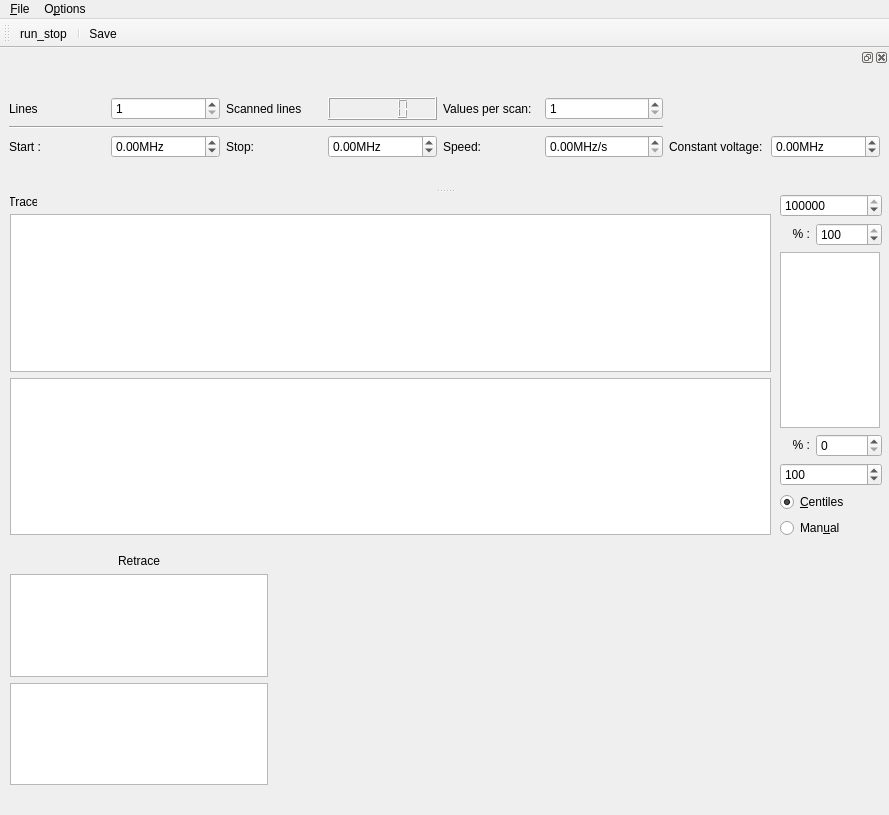
<?xml version="1.0" encoding="UTF-8"?>
<ui version="4.0">
 <class>MainWindow</class>
 <widget class="QMainWindow" name="MainWindow">
  <property name="geometry">
   <rect>
    <x>0</x>
    <y>0</y>
    <width>889</width>
    <height>815</height>
   </rect>
  </property>
  <property name="minimumSize">
   <size>
    <width>800</width>
    <height>600</height>
   </size>
  </property>
  <property name="contextMenuPolicy">
   <enum>Qt::DefaultContextMenu</enum>
  </property>
  <property name="windowTitle">
   <string>qudi: Voltage Scanner (Laser)</string>
  </property>
  <widget class="QWidget" name="centralwidget">
   <widget class="QWidget" name="layoutWidget">
    <property name="geometry">
     <rect>
      <x>780</x>
      <y>0</y>
      <width>102</width>
      <height>344</height>
     </rect>
    </property>
    <layout class="QGridLayout" name="gridLayout">
     <item row="4" column="0" colspan="2">
      <widget class="QSpinBox" name="voltscan_cb_min_InputWidget">
       <property name="maximum">
        <number>999999999</number>
       </property>
       <property name="value">
        <number>100</number>
       </property>
      </widget>
     </item>
     <item row="0" column="0" colspan="2">
      <widget class="QSpinBox" name="voltscan_cb_max_InputWidget">
       <property name="sizePolicy">
        <sizepolicy hsizetype="Minimum" vsizetype="Fixed">
         <horstretch>0</horstretch>
         <verstretch>0</verstretch>
        </sizepolicy>
       </property>
       <property name="minimum">
        <number>0</number>
       </property>
       <property name="maximum">
        <number>999999999</number>
       </property>
       <property name="value">
        <number>100000</number>
       </property>
      </widget>
     </item>
     <item row="1" column="1">
      <widget class="QSpinBox" name="voltscan_cb_high_centile_InputWidget">
       <property name="maximum">
        <number>100</number>
       </property>
       <property name="value">
        <number>100</number>
       </property>
      </widget>
     </item>
     <item row="3" column="0">
      <widget class="QLabel" name="percentLabel1">
       <property name="maximumSize">
        <size>
         <width>30</width>
         <height>16777215</height>
        </size>
       </property>
       <property name="text">
        <string>&lt;html&gt;&lt;head/&gt;&lt;body&gt;&lt;p align=&quot;right&quot;&gt;% :&lt;/p&gt;&lt;/body&gt;&lt;/html&gt;</string>
       </property>
      </widget>
     </item>
     <item row="1" column="0">
      <widget class="QLabel" name="percentLabel2">
       <property name="maximumSize">
        <size>
         <width>30</width>
         <height>16777215</height>
        </size>
       </property>
       <property name="text">
        <string>&lt;html&gt;&lt;head/&gt;&lt;body&gt;&lt;p align=&quot;right&quot;&gt;% :&lt;/p&gt;&lt;/body&gt;&lt;/html&gt;</string>
       </property>
      </widget>
     </item>
     <item row="6" column="0" colspan="2">
      <widget class="QRadioButton" name="voltscan_cb_manual_RadioButton">
       <property name="text">
        <string>Man&amp;ual</string>
       </property>
       <attribute name="buttonGroup">
        <string notr="true">buttonGroup</string>
       </attribute>
      </widget>
     </item>
     <item row="5" column="0" colspan="2">
      <widget class="QRadioButton" name="voltscan_cb_centiles_RadioButton">
       <property name="text">
        <string>&amp;Centiles</string>
       </property>
       <property name="checked">
        <bool>true</bool>
       </property>
       <attribute name="buttonGroup">
        <string notr="true">buttonGroup</string>
       </attribute>
      </widget>
     </item>
     <item row="3" column="1">
      <widget class="QSpinBox" name="voltscan_cb_low_centile_InputWidget">
       <property name="maximum">
        <number>100</number>
       </property>
      </widget>
     </item>
     <item row="2" column="0" colspan="2">
      <widget class="PlotWidget" name="voltscan_cb_ViewWidget">
       <property name="maximumSize">
        <size>
         <width>100</width>
         <height>16777215</height>
        </size>
       </property>
      </widget>
     </item>
    </layout>
   </widget>
   <widget class="QWidget" name="layoutWidget">
    <property name="geometry">
     <rect>
      <x>10</x>
      <y>360</y>
      <width>258</width>
      <height>231</height>
     </rect>
    </property>
    <layout class="QGridLayout" name="gridLayout_2">
     <item row="0" column="0">
      <widget class="QLabel" name="retraceLabel">
       <property name="text">
        <string>Retrace</string>
       </property>
       <property name="alignment">
        <set>Qt::AlignCenter</set>
       </property>
      </widget>
     </item>
     <item row="1" column="0">
      <widget class="PlotWidget" name="voltscan2_ViewWidget">
       <property name="sizePolicy">
        <sizepolicy hsizetype="Expanding" vsizetype="Expanding">
         <horstretch>1</horstretch>
         <verstretch>1</verstretch>
        </sizepolicy>
       </property>
      </widget>
     </item>
     <item row="2" column="0">
      <widget class="PlotWidget" name="voltscan_matrix2_ViewWidget">
       <property name="sizePolicy">
        <sizepolicy hsizetype="Expanding" vsizetype="Expanding">
         <horstretch>1</horstretch>
         <verstretch>1</verstretch>
        </sizepolicy>
       </property>
      </widget>
     </item>
    </layout>
   </widget>
   <widget class="QLabel" name="traceLabel">
    <property name="geometry">
     <rect>
      <x>10</x>
      <y>0</y>
      <width>27</width>
      <height>16</height>
     </rect>
    </property>
    <property name="text">
     <string>Trace</string>
    </property>
    <property name="alignment">
     <set>Qt::AlignCenter</set>
    </property>
   </widget>
   <widget class="QWidget" name="layoutWidget">
    <property name="geometry">
     <rect>
      <x>10</x>
      <y>20</y>
      <width>761</width>
      <height>321</height>
     </rect>
    </property>
    <layout class="QVBoxLayout" name="verticalLayout">
     <item>
      <widget class="PlotWidget" name="voltscan_matrix_ViewWidget">
       <property name="sizePolicy">
        <sizepolicy hsizetype="Expanding" vsizetype="Expanding">
         <horstretch>1</horstretch>
         <verstretch>1</verstretch>
        </sizepolicy>
       </property>
      </widget>
     </item>
     <item>
      <widget class="PlotWidget" name="voltscan_ViewWidget">
       <property name="sizePolicy">
        <sizepolicy hsizetype="Expanding" vsizetype="Expanding">
         <horstretch>1</horstretch>
         <verstretch>1</verstretch>
        </sizepolicy>
       </property>
      </widget>
     </item>
    </layout>
   </widget>
  </widget>
  <widget class="QMenuBar" name="menubar">
   <property name="geometry">
    <rect>
     <x>0</x>
     <y>0</y>
     <width>889</width>
     <height>21</height>
    </rect>
   </property>
   <widget class="QMenu" name="menu_File">
    <property name="title">
     <string>&amp;File</string>
    </property>
    <addaction name="action_Save"/>
    <addaction name="action_Exit"/>
   </widget>
   <widget class="QMenu" name="menu_Options">
    <property name="title">
     <string>O&amp;ptions</string>
    </property>
    <addaction name="action_Settings"/>
   </widget>
   <addaction name="menu_File"/>
   <addaction name="menu_Options"/>
  </widget>
  <widget class="QToolBar" name="toolBar">
   <property name="windowTitle">
    <string>toolBar</string>
   </property>
   <attribute name="toolBarArea">
    <enum>TopToolBarArea</enum>
   </attribute>
   <attribute name="toolBarBreak">
    <bool>false</bool>
   </attribute>
   <addaction name="action_run_stop"/>
   <addaction name="separator"/>
   <addaction name="action_Save"/>
  </widget>
  <widget class="QDockWidget" name="scan_control_DockWidget">
   <property name="sizePolicy">
    <sizepolicy hsizetype="Expanding" vsizetype="Preferred">
     <horstretch>0</horstretch>
     <verstretch>0</verstretch>
    </sizepolicy>
   </property>
   <property name="minimumSize">
    <size>
     <width>799</width>
     <height>140</height>
    </size>
   </property>
   <attribute name="dockWidgetArea">
    <number>4</number>
   </attribute>
   <widget class="QWidget" name="controlDockWidgetContents">
    <layout class="QGridLayout" name="gridLayout_11">
     <item row="0" column="0">
      <layout class="QGridLayout" name="controlGridLayout">
       <item row="0" column="4">
        <widget class="QLabel" name="resLabel">
         <property name="text">
          <string>Values per scan:</string>
         </property>
        </widget>
       </item>
       <item row="2" column="2">
        <widget class="QLabel" name="stopLabel">
         <property name="text">
          <string>Stop:</string>
         </property>
        </widget>
       </item>
       <item row="2" column="4">
        <widget class="QLabel" name="speedLabel">
         <property name="text">
          <string>Speed:</string>
         </property>
        </widget>
       </item>
       <item row="0" column="2">
        <widget class="QLabel" name="scannedLabel">
         <property name="text">
          <string>Scanned lines</string>
         </property>
        </widget>
       </item>
       <item row="0" column="0">
        <widget class="QLabel" name="linesLabel">
         <property name="text">
          <string>Lines</string>
         </property>
        </widget>
       </item>
       <item row="2" column="0">
        <widget class="QLabel" name="startLabel">
         <property name="text">
          <string>Start :</string>
         </property>
        </widget>
       </item>
       <item row="1" column="0" colspan="6">
        <widget class="Line" name="line">
         <property name="orientation">
          <enum>Qt::Horizontal</enum>
         </property>
        </widget>
       </item>
       <item row="0" column="3">
        <widget class="QLCDNumber" name="elapsed_lines_DisplayWidget"/>
       </item>
       <item row="2" column="6">
        <widget class="QLabel" name="constLabel">
         <property name="text">
          <string>Constant voltage:</string>
         </property>
        </widget>
       </item>
       <item row="2" column="1">
        <widget class="ScienDSpinBox" name="startDoubleSpinBox">
         <property name="suffix">
          <string>MHz</string>
         </property>
         <property name="decimals">
          <number>2</number>
         </property>
         <property name="minimum">
          <double>-99.000000000000000</double>
         </property>
         <property name="maximum">
          <double>100000000.000000000000000</double>
         </property>
        </widget>
       </item>
       <item row="2" column="3">
        <widget class="ScienDSpinBox" name="stopDoubleSpinBox">
         <property name="suffix">
          <string>MHz</string>
         </property>
         <property name="decimals">
          <number>2</number>
         </property>
         <property name="minimum">
          <double>-99.000000000000000</double>
         </property>
         <property name="maximum">
          <double>100000000.000000000000000</double>
         </property>
        </widget>
       </item>
       <item row="0" column="1">
        <widget class="QSpinBox" name="linesSpinBox">
         <property name="minimum">
          <number>1</number>
         </property>
         <property name="maximum">
          <number>999999</number>
         </property>
        </widget>
       </item>
       <item row="2" column="5">
        <widget class="ScienDSpinBox" name="speedDoubleSpinBox">
         <property name="suffix">
          <string>MHz/s</string>
         </property>
         <property name="decimals">
          <number>2</number>
         </property>
         <property name="maximum">
          <double>100000000.000000000000000</double>
         </property>
        </widget>
       </item>
       <item row="2" column="7">
        <widget class="ScienDSpinBox" name="constDoubleSpinBox">
         <property name="suffix">
          <string>MHz</string>
         </property>
         <property name="decimals">
          <number>2</number>
         </property>
         <property name="minimum">
          <double>-99.000000000000000</double>
         </property>
         <property name="maximum">
          <double>100000000.000000000000000</double>
         </property>
        </widget>
       </item>
       <item row="0" column="5">
        <widget class="QSpinBox" name="resolutionSpinBox">
         <property name="minimum">
          <number>1</number>
         </property>
         <property name="maximum">
          <number>999999</number>
         </property>
        </widget>
       </item>
      </layout>
     </item>
    </layout>
   </widget>
  </widget>
  <action name="action_Settings">
   <property name="icon">
    <iconset>
     <normaloff>../../artwork/icons/oxygen/22x22/configure.png</normaloff>../../artwork/icons/oxygen/22x22/configure.png</iconset>
   </property>
   <property name="text">
    <string>&amp;Settings</string>
   </property>
  </action>
  <action name="action_Save">
   <property name="icon">
    <iconset>
     <normaloff>../../artwork/icons/oxygen/22x22/document-save.png</normaloff>../../artwork/icons/oxygen/22x22/document-save.png</iconset>
   </property>
   <property name="text">
    <string>&amp;Save</string>
   </property>
   <property name="toolTip">
    <string>Save odmr data</string>
   </property>
  </action>
  <action name="action_Exit">
   <property name="icon">
    <iconset>
     <normaloff>../../artwork/icons/oxygen/22x22/application-exit.png</normaloff>../../artwork/icons/oxygen/22x22/application-exit.png</iconset>
   </property>
   <property name="text">
    <string>&amp;Close</string>
   </property>
  </action>
  <action name="action_run_stop">
   <property name="checkable">
    <bool>true</bool>
   </property>
   <property name="icon">
    <iconset>
     <normaloff>../../artwork/icons/qudiTheme/22x22/start-counter.png</normaloff>../../artwork/icons/qudiTheme/22x22/start-counter.png</iconset>
   </property>
   <property name="text">
    <string>run_stop</string>
   </property>
  </action>
 </widget>
 <customwidgets>
  <customwidget>
   <class>PlotWidget</class>
   <extends>QGraphicsView</extends>
   <header>pyqtgraph</header>
  </customwidget>
  <customwidget>
   <class>ScienDSpinBox</class>
   <extends>QDoubleSpinBox</extends>
   <header>qtwidgets.scientific_spinbox.h</header>
  </customwidget>
 </customwidgets>
 <tabstops>
  <tabstop>linesSpinBox</tabstop>
  <tabstop>resolutionSpinBox</tabstop>
  <tabstop>startDoubleSpinBox</tabstop>
  <tabstop>stopDoubleSpinBox</tabstop>
  <tabstop>speedDoubleSpinBox</tabstop>
  <tabstop>constDoubleSpinBox</tabstop>
  <tabstop>voltscan_cb_max_InputWidget</tabstop>
  <tabstop>voltscan_cb_high_centile_InputWidget</tabstop>
  <tabstop>voltscan_cb_low_centile_InputWidget</tabstop>
  <tabstop>voltscan_cb_min_InputWidget</tabstop>
  <tabstop>voltscan_cb_centiles_RadioButton</tabstop>
  <tabstop>voltscan_cb_manual_RadioButton</tabstop>
  <tabstop>voltscan_matrix_ViewWidget</tabstop>
  <tabstop>voltscan_cb_ViewWidget</tabstop>
 </tabstops>
 <resources/>
 <connections>
  <connection>
   <sender>action_Exit</sender>
   <signal>triggered()</signal>
   <receiver>MainWindow</receiver>
   <slot>close()</slot>
   <hints>
    <hint type="sourcelabel">
     <x>-1</x>
     <y>-1</y>
    </hint>
    <hint type="destinationlabel">
     <x>531</x>
     <y>347</y>
    </hint>
   </hints>
  </connection>
 </connections>
 <buttongroups>
  <buttongroup name="buttonGroup"/>
 </buttongroups>
</ui>
